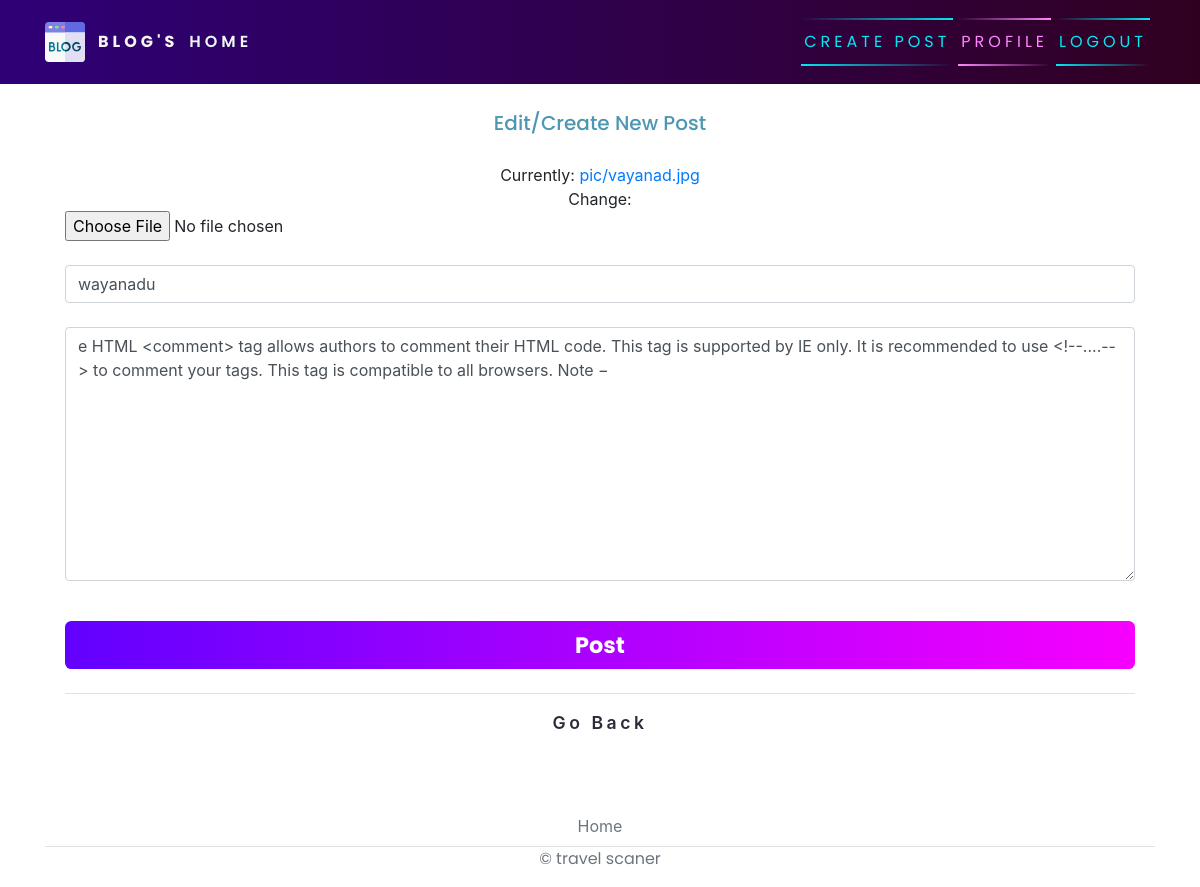
The app's page /blog/post/5/update (signed in) with its own data.
### blog/models.py (models this page shows, shortened)
class Post(models.Model):
    title = models.CharField(max_length=200)
    content = models.TextField()
    date_posted = models.DateTimeField(default=timezone.now)
    author = models.ForeignKey(User, on_delete=models.CASCADE, default=1 )
    picture = models.ImageField(upload_to='pic')

### blog/views.py (the view, shortened to what this page needs)
# urls.py: path('post/<int:pk>/update', PostUpdateView.as_view(), name="blog-update"),
class PostUpdateView(LoginRequiredMixin, UserPassesTestMixin, UpdateView):
    model = Post
    fields = ['title','picture','content']
    def test_func(self):
        post = self.get_object()
        if self.request.user == post.author:
            return True
        return False

### blog/templates/blog/post_form.html (shortened to what this page needs)
{% extends 'blog/base.html' %}
{% load crispy_forms_tags %}
{% block content %}
    <div class="content-section">
        <form action="" method="POST" enctype="multipart/form-data">
          <div class="logo">
            <h3 style="padding: 20px; font-size: 20px;">Edit/Create New Post</h3>
          </div>
          {{form.picture}} <br>
          {{form.title}} <br>
          {{form.content}} <br>
          <button class="form-btnm" type="submit">Post</button>
        </form>
        <div class="border-top pt-3">
            <small class="text-muted"><a style=" color: #2A2C39; letter-spacing: .2em; font-size: 1.1rem; ; text-shadow: -2px 1px rgba(black, 0.1); font-weight: 600; " href="{% url 'blog-home' %}">Go Back</a></small>
        </div>
    </div>
{% endblock content %}

### blog/static/blog/main.css (style rules this page uses)
body { background-color:#ffffff; margin-top: 5rem; background-size: contain; background-repeat: no-repeat; }
h1, h2, h3, h4, h5, h6, p { color: #4d97b2; font-family: 'Poppins', sans-serif; }
.content-section { background: #ffffff; padding: 10px 20px; border-radius: 10px; margin-bottom: 20px; }
button { font-family: 'Poppins', sans-serif; border: none; outline: 0; display: inline-block; padding: 8px; color: white; background-color: #000; text-align: center; cursor: pointer; width: 100%; font-size: 18px; transition: 1s; background: linear-gradient(270deg, rgb(247, 0, 255) 0%, rgb(98, 0, 255) 100%); }

### blog/templates/blog/post_form.html (style rules this page uses)
.form-btnm { margin: 1rem 0 1.5rem; height: 3rem; background-color: #3897f0; font-size: 1.4rem; font-weight: bold; color: #fff; border: none; border-radius: .4rem; cursor: pointer; }

### records on screen
Post: title "wayanadu", content "e HTML <comment> tag allows authors to comment their HTML code. This tag is supported by IE only. It is recommended to use <!--....--> to comment your tags. This tag is compatible to all browsers. Note −"
